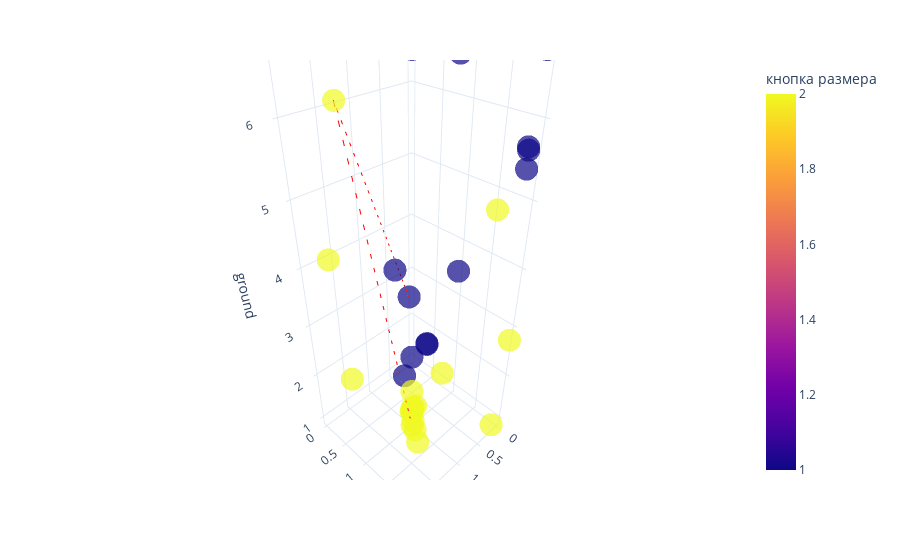

The notebook cell saved with this chart:
### Code cell
fig = px.scatter_3d(steps_df, x='coffee', y='size', z='ground', 
                    color='кнопка размера', 
                    opacity=0.7, 
                    color_discrete_sequence=px.colors.qualitative.Alphabet)
# this is best path, plot it as a  directional line in 3d
best_option = steps_df.iloc[prob.ibest_seq].drop_duplicates()
# Create the line plot
gradient = best_option.index

line_plot = px.line_3d(best_option, x='coffee', y='size', z='ground')
line_plot['data'][0]['line']['color'] = '#FF0000'
line_plot['data'][0]['line']['dash'] = 'dash'
fig.add_trace(line_plot.data[0])
fig.update_layout(title='')

fig.update_layout(template='plotly_white')

go.Figure(fig).show()

### Figure 1 — Plotly figure (JSON) as saved in the notebook; plotly's stock layout.template omitted (floating-point values rounded to 4 significant figures)
{"data": [{"hovertemplate": "coffee=%{x}<br>size=%{y}<br>ground=%{z}<br>кнопка размера=%{marker.color}<extra></extra>", "legendgroup": "", "marker": {"color": [1, 1, 2, 2, 2, 1, 2, 1, 1, 2, 2, 2, 1, 2, 2, 2, 2, 2, 1, 2, 1, 2, 2, 1, 1, 2, 2, 1, 2, 2, 2, 2, 1, 1], "coloraxis": "coloraxis", "opacity": 0.7, "symbol": "circle"}, "mode": "markers", "name": "", "scene": "scene", "showlegend": false, "type": "scatter3d", "x": [0.4639, 0.7011, 1.857, 1.67, 1.564, 0.8555, 1.266, 1.15, 0.1688, 0.3043, 1.264, 1.258, 1.2, 1.225, 1.214, 1.165, 1.211, 1.175, 0.1845, 1.186, 0.1234, 1.164, 1.213, 0.7197, 2.0, 0.0, 2.0, 0.0, 0.0, 0.172, 0.02989, 0.0, 0.7562, 0.1123], "y": [0.4042, 1.023, 0.7836, 0.09786, 0.2285, 1.514, 1.272, 0.8352, 1.976, 1.755, 1.333, 1.388, 1.044, 1.21, 1.227, 1.245, 1.211, 1.204, 2.0, 1.21, 1.955, 1.165, 1.214, 1.038, 2.0, 0.0, 2.0, 0.0, 2.0, 2.0, 0.7843, 2.0, 1.582, 2.0], "z": [2.924, 2.489, 6.338, 4.052, 1.781, 6.727, 1.324, 3.994, 5.729, 4.916, 1.261, 1.004, 2.201, 1.554, 1.612, 1.665, 1.612, 1.283, 5.479, 1.62, 5.671, 1.44, 1.592, 2.527, 7.0, 6.823, 3.273, 1.0, 7.0, 1.0, 1.182, 2.756, 4.153, 6.722]}, {"hovertemplate": "coffee=%{x}<br>size=%{y}<br>ground=%{z}<extra></extra>", "legendgroup": "", "line": {"color": "#FF0000", "dash": "dash"}, "marker": {"symbol": "circle"}, "mode": "lines", "name": "", "scene": "scene", "showlegend": false, "type": "scatter3d", "x": [0.4639, 1.857, 1.266], "y": [0.4042, 0.7836, 1.272], "z": [2.924, 6.338, 1.324]}], "layout": {"coloraxis": {"colorbar": {"title": {"text": "кнопка размера"}}, "colorscale": [[0.0, "#0d0887"], [0.1111, "#46039f"], [0.2222, "#7201a8"], [0.3333, "#9c179e"], [0.4444, "#bd3786"], [0.5556, "#d8576b"], [0.6667, "#ed7953"], [0.7778, "#fb9f3a"], [0.8889, "#fdca26"], [1.0, "#f0f921"]]}, "legend": {"tracegroupgap": 0}, "margin": {"t": 60}, "scene": {"domain": {"x": [0.0, 1.0], "y": [0.0, 1.0]}, "xaxis": {"title": {"text": "coffee"}}, "yaxis": {"title": {"text": "size"}}, "zaxis": {"title": {"text": "ground"}}}, "title": {"text": ""}}}
